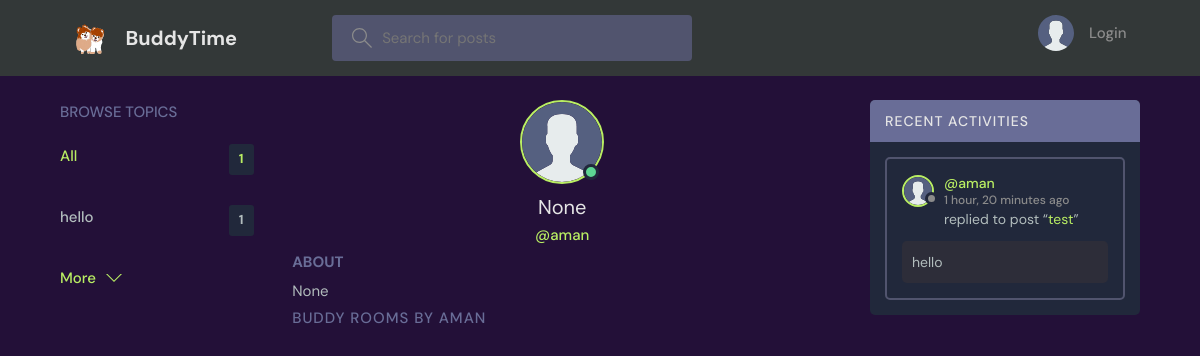
/profile/2/, run on an earlier commit of the app's database.
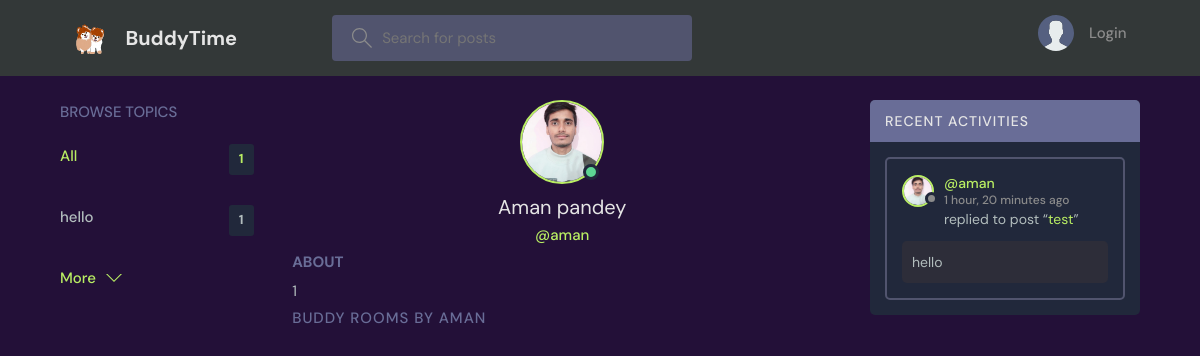
And on a later commit of the database.
### base/models.py (models this page shows, shortened)
class Topic(models.Model):
    name = models.CharField(max_length=200)

class User(AbstractUser):
    name = models.CharField(max_length=200, null=True)
    email = models.EmailField(unique=True, null=True)
    bio = models.TextField(null=True)
    avatar = models.ImageField(null=True, default="avatar.svg")
    USERNAME_FIELD = 'email'
    REQUIRED_FIELDS = ['username']

class Message(models.Model):
    user = models.ForeignKey(User, on_delete=models.CASCADE)
    room = models.ForeignKey(Room, on_delete=models.CASCADE)
    body = models.TextField()
    updated = models.DateTimeField(auto_now=True)
    created = models.DateTimeField(auto_now_add=True)
    class Meta:
        ordering = ['-updated', '-created']

class Room(models.Model):
    host = models.ForeignKey(User, on_delete=models.SET_NULL, null=True)
    topic = models.ForeignKey(Topic, on_delete=models.SET_NULL, null=True)
    name = models.CharField(max_length=200)
    description = models.TextField(null=True, blank=True)
    participants = models.ManyToManyField(
        User, related_name='participants', blank=True)
    updated = models.DateTimeField(auto_now=True)
    created = models.DateTimeField(auto_now_add=True)
    class Meta:
        ordering = ['-updated', '-created']
    def __str__(self):
        return self.name

### base/views.py (the view)
# urls.py: path('profile/<str:pk>/', views.userProfile, name="user-profile"),
def userProfile(request, pk):
    user = User.objects.get(id=pk)
    rooms = user.room_set.all()
    room_messages = user.message_set.all()
    topics = Topic.objects.all()
    context = {'user': user, 'rooms': rooms,
               'room_messages': room_messages, 'topics': topics}
    return render(request, 'base/profile.html', context)

### base/templates/base/profile.html (shortened to what this page needs)
{% extends 'main.html' %}
{% block content %}
<main class="profile-page layout layout--3">
  <div class="container">
    {% include 'base/topics_component.html' %}
    <div class="roomList">
      <div class="profile">
        <div class="profile__avatar">
          <div class="avatar avatar--large active">
            <img src="{{user.avatar.url}}" />
          </div>
        </div>
        <div class="profile__info">
          <h3>{{user.name}}</h3>
          <p>@{{user.username}}</p>
        </div>
        <div class="profile__about">
          <h3>About</h3>
          <p>
            {{user.bio}}
          </p>
        </div>
      </div>
      <div class="roomList__header">
        <div>
          <h2>Buddy Rooms by Aman</a>
          </h2>
        </div>
      </div>
    </div>
    {% include 'base/activity_component.html' %}
  </div>
</main>
{% endblock content %}

### templates/main.html (shortened to what this page needs)
<!DOCTYPE html>
{% load static %}
<html lang="en">
<head>
    <link rel="stylesheet" href="{% static 'styles/style.css' %}" />
</head>
<body style= "background-color: rgb(35, 16, 56)">
    {% include 'navbar.html' %}
    {% block content %}
    {% endblock %}
</body>
</html>

### templates/navbar.html (shortened to what this page needs)
{% load static %}
<header class="header header--loggedIn" style= "background-color: rgb(51, 56, 56)">
    <div class="container">
        <a href="{% url 'home' %}" class="header__logo">
            <img src="{% static 'images/buddyandboo.svg' %}" />
            <h1>BuddyTime</h1>
        </a>
        <form class="header__search" method="GET" action="{% url 'home' %}">
            <label>
                <input name="q" placeholder="Search for posts" />
            </label>
        </form>
        <nav class="header__menu">
            {% if request.user.is_authenticated %}
            <div class="header__user">
                <a href="{% url 'update-user' %}">
                    <div class="avatar avatar--medium active">
                        <img src="{{request.user.avatar.url}}" />
                    </div>
                    <p>{{request.user.username}} <span>@{{request.user.username}}</span></p>
                </a>
                <button class="dropdown-button">
                    <svg version="1.1" xmlns="http://www.w3.org/2000/svg" width="32" height="32" viewBox="0 0 32 32">
                        <title>chevron-down</title>
                        <path d="M16 21l-13-13h-3l16 16 16-16h-3l-13 13z"></path>
                    </svg>
                </button>
            </div>
            {% else %}
            <a href="{% url 'login' %}">
                <img src="{% static 'images/avatar.svg' %}" />
                <p>Login</p>
            </a>
            {% endif %}
        </nav>
    </div>
</header>

### base/templates/base/topics_component.html
<div class="topics">
    <div class="topics__header">
        <h2>Browse Topics</h2>
    </div>
    <ul class="topics__list">
        <li>
            <a href="{% url 'home' %}" class="active">All <span>{{topics.count}}</span></a>
        </li>
        {% for topic in topics %}
        <li>
            <a href="{% url 'home' %}?q={{topic.name}}">{{topic.name}}<span>{{topic.room_set.all.count}}</span></a>
        </li>
        {% endfor %}
    </ul>
    <a class="btn btn--link" href="{% url 'topics' %}">
        More
        <svg version="1.1" xmlns="http://www.w3.org/2000/svg" width="32" height="32" viewBox="0 0 32 32">
            <title>chevron-down</title>
            <path d="M16 21l-13-13h-3l16 16 16-16h-3l-13 13z"></path>
        </svg>
    </a>
</div>

### base/templates/base/activity_component.html (shortened to what this page needs)
<div class="activities">
    <div class="activities__header">
        <h2>Recent Activities</h2>
    </div>
    {% for message in room_messages %}
    <div class="activities__box">
        <div class="activities__boxHeader roomListRoom__header">
            <a href="{% url 'user-profile' message.user.id %}" class="roomListRoom__author">
                <div class="avatar avatar--small">
                    <img src="{{message.user.avatar.url}}" />
                </div>
                <p>
                    @{{message.user.username}}
                    <span>{{message.created|timesince}} ago</span>
                </p>
            </a>
        </div>
        <div class="activities__boxContent">
            <p>replied to post “<a href="{% url 'room' message.room.id %}">{{message.room}}</a>”</p>
            <div class="activities__boxRoomContent">{{message.body}}</div>
        </div>
    </div>
    {% endfor %}
</div>

What changed in the data, as far as the page shows it:
changed User "aman": avatar: picture added in place of a placeholder; name "None" → "Aman pandey"; bio "None" → "1"
changed through a linked row, Message "hello": user.avatar: picture added in place of a placeholder
